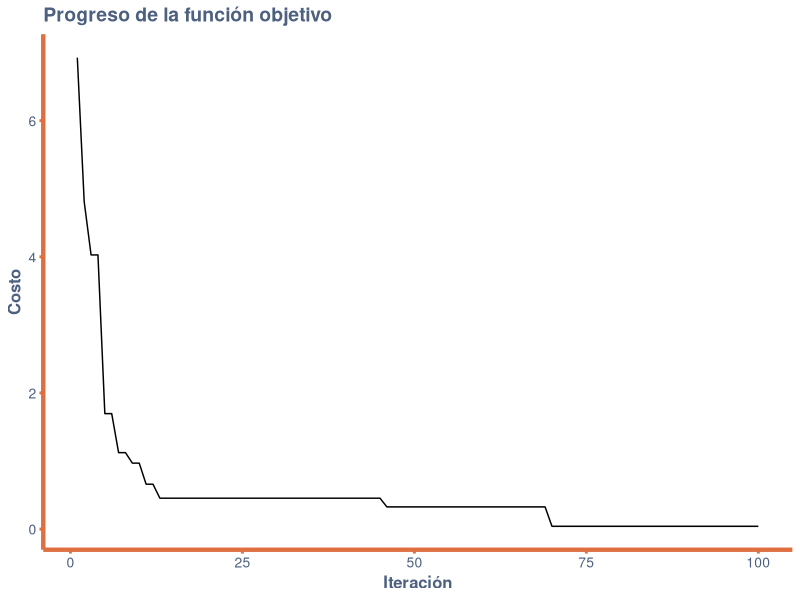

Here is the R script that generated this plot:
## ---- chunk 1
# Definir la función objetivo
objective_function <- function(vector) {
    return(sum(vector^2))
}

# Generar un número aleatorio en el intervalo [min, max]
rand_in_bounds <- function(min, max) {
    return(min + ((max-min) * runif(1)))
}

# Generar un vector aleatorio en el espacio de búsqueda
random_vector <- function(minmax) {
    #minmax <- matrix(bounds,nrow = problem_size, ncol = problem_size, byrow = FALSE)
    return(runif(length(minmax), min = minmax[,1], max = minmax[,2]))
}

# Dar un paso en una dirección aleatoria
take_step <- function(minmax, current, step_size) {
    position <- numeric(length(current))
    for (i in 1:(length(current)/problem_size)) {
        min <- max(minmax[i,1], current[i]-step_size)
        max <- min(minmax[i,2], current[i]+step_size)
        position[i] <- rand_in_bounds(min, max)
    }
    return(position)
}

# Dar un paso grande en una dirección aleatoria
large_step_size <- function(iter, step_size, s_factor, l_factor, iter_mult) {
    if (iter > 0 && iter %% iter_mult == 0) {
        return(step_size * l_factor)
    } else {
        return(step_size * s_factor)
    }
}

# Dar un paso y un gran paso en direcciones aleatorias
take_steps <- function(bounds, current, step_size, big_stepsize) {
    step <- list()
    big_step <- list()
    step$vector <- take_step(bounds, current$vector, step_size)
    step$cost <- objective_function(step$vector)
    big_step$vector <- take_step(bounds, current$vector, big_stepsize)
    big_step$cost <- objective_function(big_step$vector)
    return(list(step, big_step))
}

# Inicializar un dataframe para almacenar los resultados
results <- data.frame(iteration = integer(), cost = numeric())

# Realizar la búsqueda aleatoria adaptativa
search <- function(max_iter, bounds, init_factor, s_factor, l_factor, iter_mult, max_no_impr) {
    step_size <- (bounds[1,2]-bounds[1,1]) * init_factor
    current <- list()
    current$vector <- random_vector(bounds)
    current$cost <- objective_function(current$vector)
    count <- 0
    for (iter in 1:max_iter) {
        big_stepsize <- large_step_size(iter, step_size, s_factor, l_factor, iter_mult)
        steps <- take_steps(bounds, current, step_size, big_stepsize)
        if (steps[[1]]$cost <= current$cost || steps[[2]]$cost <= current$cost) {
            if (steps[[2]]$cost <= steps[[1]]$cost) {
                step_size <- big_stepsize
                current <- steps[[2]]
            } else {
                current <- steps[[1]]
            }
            count <- 0
        } else {
            count <- count + 1
            if (count >= max_no_impr) {
                step_size <- step_size / s_factor
                count <- 0
            }
        }
        # Almacenar los resultados en el dataframe
        results <<- rbind(results, data.frame(iteration = iter, cost = current$cost))
    }
    return(current)
}

# Configuración del problema
problem_size <- 2
bounds <- matrix(c(-5, 5), nrow = problem_size, ncol = 2, byrow = TRUE)

# Configuración del algoritmo
max_iter <- 100
init_factor <- 0.05
s_factor <- 1.3
l_factor <- 3.0
iter_mult <- 10
max_no_impr <- 30

# Ejecutar el algoritmo
best <- search(max_iter, bounds, init_factor, s_factor, l_factor, iter_mult, max_no_impr)
## ---- chunk 2
library(ggplot2)

# Crear modificaciones al plot
crear_tema <- function() {
    theme_minimal() +
        theme(
            plot.background = element_rect(fill = "white", color = NA), 
            panel.grid.major = element_line(color = "white", size = 0.2), 
            panel.grid.minor = element_line(color = "white", size = 0.2), 
            panel.background = element_rect(fill = "white", color = NA), 
            plot.title = element_text(face = "bold", size = 14, color = "#4d6080"),
            axis.title = element_text(face = "bold", size = 12, color = "#4d6080"),
            axis.text = element_text(size = 10, color = "#4d6080"),
            axis.line = element_line(size = 1.5, colour = "#de6f41"), 
            legend.background = element_rect(fill = "#4d6080", color = NA), 
            legend.key = element_rect(fill = "grey90", color = NA),
            axis.ticks.x = element_line(color = "#de6f41", size = 1),
            axis.ticks.y = element_line(color = "#de6f41", size = 1)
        )
}

ggplot(results, aes(x = iteration, y = cost)) +
    geom_line() +
    labs(title = "Progreso de la función objetivo", 
         x = "Iteración", y = "Costo")+
    crear_tema()
## ---- chunk 3
best$vector
